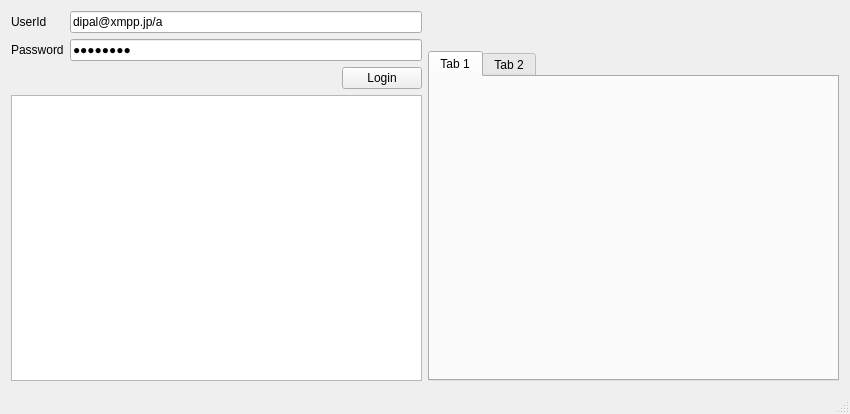
<?xml version="1.0" encoding="UTF-8"?>
<ui version="4.0">
 <class>MainWindow</class>
 <widget class="QMainWindow" name="MainWindow">
  <property name="geometry">
   <rect>
    <x>0</x>
    <y>0</y>
    <width>850</width>
    <height>414</height>
   </rect>
  </property>
  <property name="windowTitle">
   <string>MainWindow</string>
  </property>
  <widget class="QWidget" name="centralWidget">
   <layout class="QGridLayout" name="gridLayout">
    <item row="0" column="0">
     <layout class="QVBoxLayout" name="verticalLayout">
      <item>
       <layout class="QHBoxLayout" name="horizontalLayout">
        <item>
         <layout class="QVBoxLayout" name="verticalLayout_2">
          <item>
           <layout class="QHBoxLayout" name="horizontalLayout_5">
            <item>
             <layout class="QVBoxLayout" name="verticalLayout_5">
              <item>
               <widget class="QLabel" name="label">
                <property name="text">
                 <string>UserId</string>
                </property>
               </widget>
              </item>
              <item>
               <widget class="QLabel" name="label_2">
                <property name="text">
                 <string>Password</string>
                </property>
               </widget>
              </item>
             </layout>
            </item>
            <item>
             <layout class="QVBoxLayout" name="verticalLayout_6">
              <item>
               <widget class="QLineEdit" name="userId">
                <property name="text">
                 <string>dipal@xmpp.jp/a</string>
                </property>
               </widget>
              </item>
              <item>
               <widget class="QLineEdit" name="password">
                <property name="text">
                 <string>12345678</string>
                </property>
                <property name="echoMode">
                 <enum>QLineEdit::Password</enum>
                </property>
               </widget>
              </item>
             </layout>
            </item>
           </layout>
          </item>
          <item>
           <layout class="QHBoxLayout" name="horizontalLayout_2">
            <item>
             <spacer name="horizontalSpacer">
              <property name="orientation">
               <enum>Qt::Horizontal</enum>
              </property>
              <property name="sizeHint" stdset="0">
               <size>
                <width>40</width>
                <height>20</height>
               </size>
              </property>
             </spacer>
            </item>
            <item>
             <widget class="QPushButton" name="loginButton">
              <property name="text">
               <string>Login</string>
              </property>
             </widget>
            </item>
           </layout>
          </item>
          <item>
           <widget class="QListView" name="list">
            <property name="maximumSize">
             <size>
              <width>16777215</width>
              <height>16777215</height>
             </size>
            </property>
            <property name="selectionMode">
             <enum>QAbstractItemView::SingleSelection</enum>
            </property>
           </widget>
          </item>
         </layout>
        </item>
        <item>
         <layout class="QVBoxLayout" name="verticalLayout_3">
          <item>
           <layout class="QVBoxLayout" name="verticalLayout_7">
            <item>
             <widget class="QLabel" name="imageLabel">
              <property name="text">
               <string/>
              </property>
             </widget>
            </item>
            <item>
             <widget class="QLabel" name="nameLabel">
              <property name="text">
               <string/>
              </property>
              <property name="alignment">
               <set>Qt::AlignBottom|Qt::AlignLeading|Qt::AlignLeft</set>
              </property>
             </widget>
            </item>
           </layout>
          </item>
          <item>
           <widget class="QTabWidget" name="ChatTab">
            <widget class="QWidget" name="tab">
             <attribute name="title">
              <string>Tab 1</string>
             </attribute>
             <zorder>verticalLayoutWidget_2</zorder>
            </widget>
            <widget class="QWidget" name="tab_2">
             <attribute name="title">
              <string>Tab 2</string>
             </attribute>
            </widget>
           </widget>
          </item>
         </layout>
        </item>
       </layout>
      </item>
     </layout>
    </item>
   </layout>
  </widget>
  <widget class="QStatusBar" name="statusBar"/>
 </widget>
 <layoutdefault spacing="6" margin="11"/>
 <resources/>
 <connections/>
</ui>
